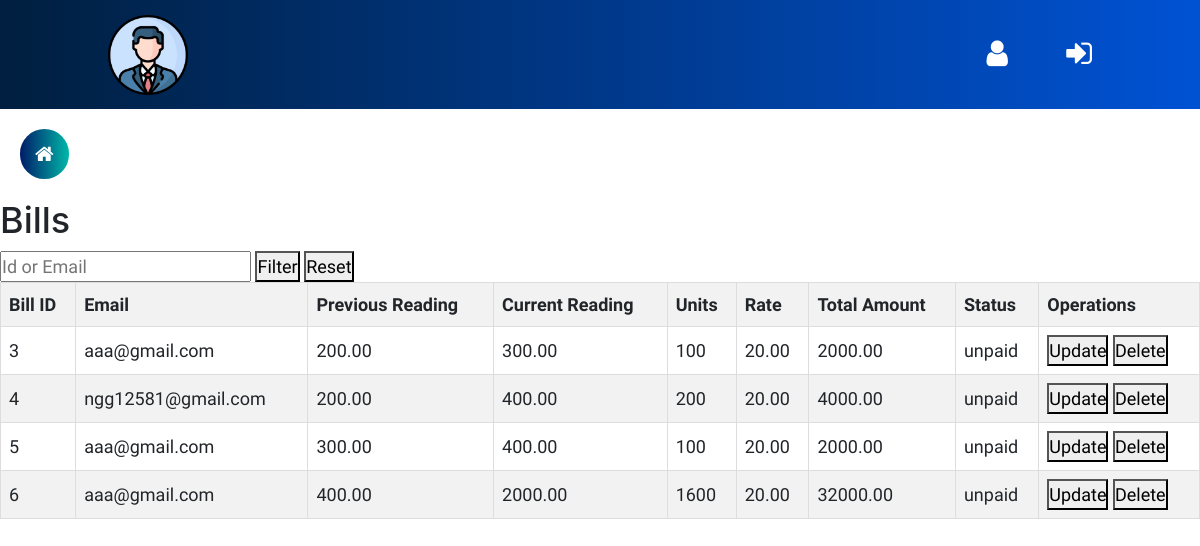
Page /users/admin/Includes/billsViewAdmin.php (signed in) on the committed database.
### tables this page shows
CREATE TABLE `bill` (
  `bill_id` int(11) NOT NULL,
  `user_id` int(11) DEFAULT NULL,
  `reading_id` int(11) DEFAULT NULL,
  `tariff_id` int(11) DEFAULT NULL,
  `units` int(11) NOT NULL,
  `total_amount` decimal(10,2) DEFAULT NULL,
  `payment_status` enum('paid','unpaid') DEFAULT 'unpaid'
);

CREATE TABLE `user` (
  `user_id` int(11) NOT NULL,
  `admin_id` int(11) DEFAULT NULL,
  `username` varchar(255) DEFAULT NULL,
  `password` varchar(255) DEFAULT NULL,
  `email` varchar(255) DEFAULT NULL,
  `phone_number` varchar(20) DEFAULT NULL,
  `address` varchar(255) DEFAULT NULL,
  `otp` int(11) DEFAULT NULL,
  `contact_num` varchar(20) DEFAULT NULL
);

CREATE TABLE `meter_reading` (
  `reading_id` int(11) NOT NULL,
  `user_id` int(11) DEFAULT NULL,
  `previous_reading_date` date DEFAULT NULL,
  `previous_reading_value` decimal(10,2) DEFAULT NULL,
  `current_reading_date` date DEFAULT NULL,
  `current_reading_value` decimal(10,2) DEFAULT NULL
);

CREATE TABLE `tariff` (
  `tariff_id` int(11) NOT NULL,
  `grace_period_days` int(11) DEFAULT NULL,
  `additional_charge_rate` decimal(10,2) DEFAULT NULL
);

### users/admin/Includes/billsViewAdmin.php (the view, shortened to what this page needs)
<!DOCTYPE html>
<html lang="en">
<head>
    <link rel="stylesheet" href="../../../assets/style.css">
    <link rel="stylesheet" href="https://cdn.jsdelivr.net/npm/bootstrap@4.0.0/dist/css/bootstrap.min.css">
     <link rel="stylesheet" href="https://cdnjs.cloudflare.com/ajax/libs/font-awesome/4.7.0/css/font-awesome.min.css">
    <link rel="stylesheet" href="/newproject/users/admin/assets/css/style.css"></link>
</head>
<body>
<?php
         include "../adminHeader.php";
         include "../sidebar.php";
?>
<h2>Bills</h2>
<form method="GET" id="filterForm">
    <input type="text" id="user_filter" name="user_filter" placeholder="Id or Email" value="<?php echo isset($_GET['user_filter']) ? $_GET['user_filter'] : ''; ?>">
    <button type="submit">Filter</button>
    <button type="button" onclick="resetFilter()">Reset</button>
</form>
<?php
require_once('../../../connection/config.php');
$sql = "SELECT b.bill_id, b.user_id,b.units,b.tariff_id,b.total_amount, b.payment_status, u.email,r.reading_id,
               r.previous_reading_value, r.previous_reading_date,
               r.current_reading_value, r.current_reading_date
        FROM bill b
        INNER JOIN user u ON b.user_id = u.user_id
        LEFT JOIN meter_reading r ON b.reading_id = r.reading_id";
$result = $con->query($sql);
if ($result->num_rows > 0) {
    ?>
    <table>
        <thead>
            <tr>
            <th>Bill ID</th>
            <th>Email</th>
                <th>Previous Reading</th>
                <th>Current Reading</th>
                <th>Units</th>
                <th>Rate</th>
                <th>Total Amount</th>
                <th>Status</th>
                <th>Operations</th>
            </tr>
        </thead>
        <tbody>
            <?php while($row = $result->fetch_assoc()):
                 $tariff_id = $row['tariff_id'];
                 $tariff_rate_sql = "SELECT additional_charge_rate FROM tariff WHERE tariff_id = $tariff_id";
                 $tariff_result = $con->query($tariff_rate_sql);
                 $tariff_row = $tariff_result->fetch_assoc();
                 $tariff_rate = $tariff_row['additional_charge_rate'];
                ?>
                <tr>
                    <td><?= $row['bill_id'] ?></td>
                    <td><?= $row['email'] ?></td>
                    <td><?= $row['previous_reading_value'] ?></td>
                    <td><?= $row['current_reading_value'] ?></td>
                    <td><?= $row['units'] ?></td>
                    <td><?= $tariff_rate ?></td>
                    <td><?= $row['total_amount'] ?></td>
                    <td><?= $row['payment_status'] ?></td>
                    <td>
    <button type="button" onclick="submitForm('dataForm<?= $row['bill_id'] ?>')">Update</button>
            <button type="button" onclick="deleteBill(<?= $row['reading_id'] ?>)">Delete</button>
        </td>
                </tr>
            <?php endwhile; ?>
        </tbody>
    </table>
    <?php
} else {
    echo '<script>';
    echo 'alert("User id does not exist!");';
    echo 'window.location.href="../index.php";';
    echo '</script>';
}
?>
</body>
</html>

### assets/style.css (style rules this page uses)
table { border-collapse: collapse; width: 100%; }
th, td { border: 1px solid #dddddd; text-align: left; padding: 8px; }
th { background-color: #f2f2f2; }
tr:nth-child(even) { background-color: #f2f2f2; }

### users/admin/assets/css/style.css (style rules this page uses)
* { margin: 0; padding: 0; font-family: 'Work Sans', sans-serif; font-size: 18px; }

### rows in the picture
bill: bill_id "3", user.email "aaa@gmail.com", reading.previous_reading_value "200.00", reading.current_reading_value "300.00", units "100", tariff.additional_charge_rate "20.00", total_amount "2000.00", payment_status "unpaid"
bill: bill_id "4", user.email "ngg12581@gmail.com", reading.previous_reading_value "200.00", reading.current_reading_value "400.00", units "200", tariff.additional_charge_rate "20.00", total_amount "4000.00", payment_status "unpaid"
bill: bill_id "5", user.email "aaa@gmail.com", reading.previous_reading_value "300.00", reading.current_reading_value "400.00", units "100", tariff.additional_charge_rate "20.00", total_amount "2000.00", payment_status "unpaid"
bill: bill_id "6", user.email "aaa@gmail.com", reading.previous_reading_value "400.00", reading.current_reading_value "2000.00", units "1600", tariff.additional_charge_rate "20.00", total_amount "32000.00", payment_status "unpaid"
